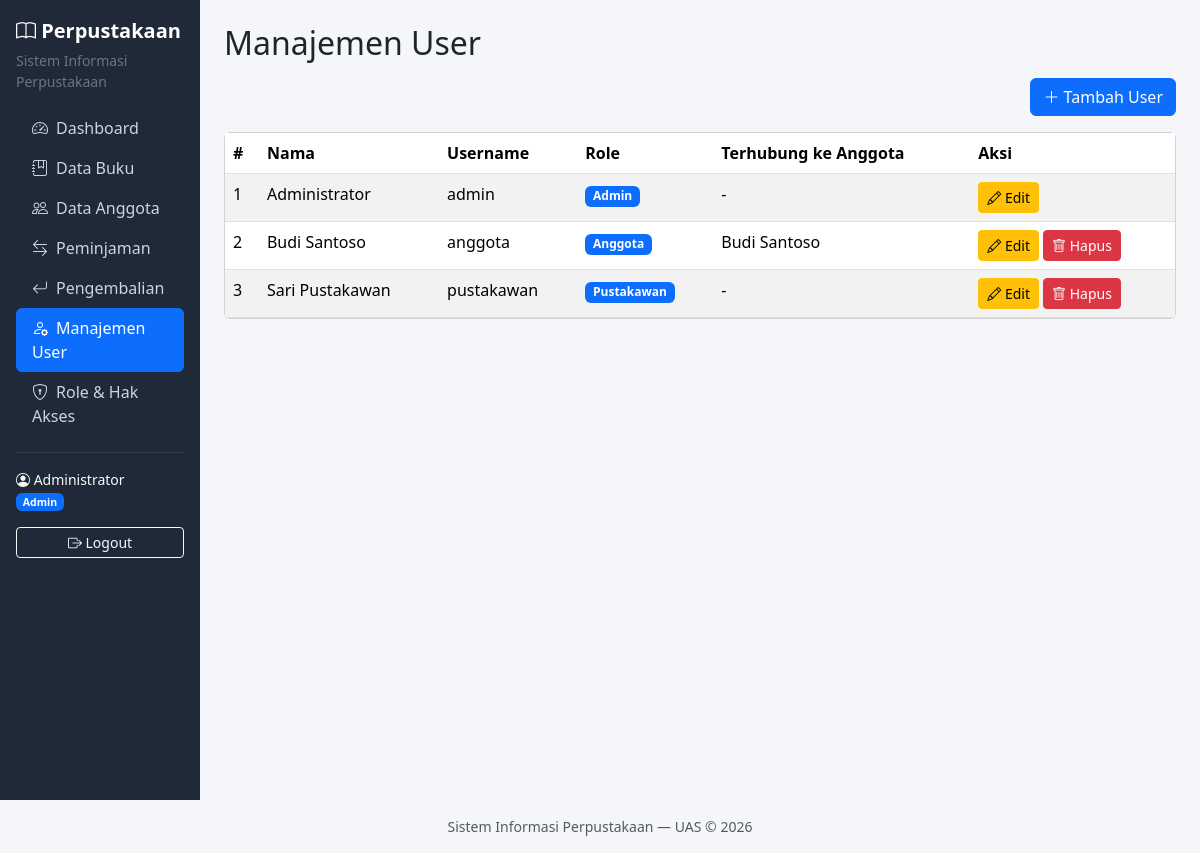
The app's page /source/users/index.php (signed in) with its own data.
### tables this page shows
CREATE TABLE IF NOT EXISTS users (
    id INT AUTO_INCREMENT PRIMARY KEY,
    name VARCHAR(100) NOT NULL,
    username VARCHAR(50) NOT NULL UNIQUE,
    password VARCHAR(255) NOT NULL,
    role_id INT NOT NULL,
    anggota_id INT NULL,
    created_at TIMESTAMP DEFAULT CURRENT_TIMESTAMP,
    FOREIGN KEY (role_id) REFERENCES roles (id),
    FOREIGN KEY (anggota_id) REFERENCES anggota (id) ON DELETE SET NULL
);

CREATE TABLE IF NOT EXISTS roles (
    id INT AUTO_INCREMENT PRIMARY KEY,
    name VARCHAR(50) NOT NULL UNIQUE,
    description VARCHAR(255) NULL
);

CREATE TABLE IF NOT EXISTS anggota (
    id INT AUTO_INCREMENT PRIMARY KEY,
    nomor_anggota VARCHAR(20) NOT NULL UNIQUE,
    nama VARCHAR(100) NOT NULL,
    telepon VARCHAR(20) NULL,
    alamat TEXT NULL,
    created_at TIMESTAMP DEFAULT CURRENT_TIMESTAMP
);

### source/includes/auth.php (called while the page is built, shortened)
<?php
function url($path)
{
    return BASE_PATH . $path;
}
function e($str)
{
    return htmlspecialchars((string) $str, ENT_QUOTES, 'UTF-8');
}
function currentUser()
{
    return $_SESSION['user'] ?? null;
}
function userPermissions(PDO $pdo)
{
    $user = currentUser();
    $stmt = $pdo->prepare(
        'SELECT p.name FROM permissions p
         JOIN role_permissions rp ON rp.permission_id = p.id
         WHERE rp.role_id = ?'
    );
    $stmt->execute([$user['role_id']]);
    return $stmt->fetchAll(PDO::FETCH_COLUMN);
}
function can(PDO $pdo, $permission)
{
    return in_array($permission, userPermissions($pdo), true);
}

### source/users/index.php (the view, shortened to what this page needs)
<?php
require __DIR__ . '/../config/database.php';
require __DIR__ . '/../includes/auth.php';
$title = 'Manajemen User';
$users = $pdo->query(
    'SELECT u.*, r.name AS role_name, a.nama AS nama_anggota
     FROM users u
     JOIN roles r ON r.id = u.role_id
     LEFT JOIN anggota a ON a.id = u.anggota_id
     ORDER BY u.name'
)->fetchAll();
require __DIR__ . '/../includes/header.php';
?>
<div class="mb-3 text-end">
    <a href="<?= url('/users/tambah.php') ?>" class="btn btn-primary"><i class="bi bi-plus-lg"></i> Tambah User</a>
</div>
<div class="card">
    <div class="card-body p-0">
        <table class="table table-striped table-hover mb-0">
            <thead><tr><th>#</th><th>Nama</th><th>Username</th><th>Role</th><th>Terhubung ke Anggota</th><th>Aksi</th></tr></thead>
            <tbody>
            <?php if (empty($users)): ?>
                <tr><td colspan="6" class="text-center text-muted py-3">Tidak ada data user.</td></tr>
            <?php else: ?>
                <?php foreach ($users as $i => $row): ?>
                <tr>
                    <td><?= $i + 1 ?></td>
                    <td><?= e($row['name']) ?></td>
                    <td><?= e($row['username']) ?></td>
                    <td><span class="badge bg-primary"><?= e($row['role_name']) ?></span></td>
                    <td><?= e($row['nama_anggota'] ?? '-') ?></td>
                    <td>
                        <a href="<?= url('/users/edit.php') ?>?id=<?= (int) $row['id'] ?>" class="btn btn-sm btn-warning"><i class="bi bi-pencil"></i> Edit</a>
                        <?php if ((int) $row['id'] !== (int) currentUser()['id']): ?>
                            <a href="<?= url('/users/hapus.php') ?>?id=<?= (int) $row['id'] ?>" class="btn btn-sm btn-danger"
                               onclick="return confirm('Hapus user &quot;<?= e($row['username']) ?>&quot;?')"><i class="bi bi-trash"></i> Hapus</a>
                        <?php endif; ?>
                    </td>
                </tr>
                <?php endforeach; ?>
            <?php endif; ?>
            </tbody>
        </table>
    </div>
</div>
<?php require __DIR__ . '/../includes/footer.php'; ?>

### source/includes/header.php (shortened to what this page needs)
<?php
$user = currentUser();
$uri = $_SERVER['REQUEST_URI'] ?? '';
function menuAktif($path, $uri)
{
    return strpos($uri, $path) === 0 ? 'active' : '';
}
?>
<!DOCTYPE html>
<html lang="id">
<head>
    <link href="https://cdn.jsdelivr.net/npm/bootstrap@5.3.3/dist/css/bootstrap.min.css" rel="stylesheet">
    <link href="https://cdn.jsdelivr.net/npm/bootstrap-icons@1.11.3/font/bootstrap-icons.min.css" rel="stylesheet">
</head>
<body>
<div class="container-fluid">
    <div class="row">
        <nav class="col-md-3 col-lg-2 d-md-block sidebar p-3">
            <div class="brand fs-5 mb-1"><i class="bi bi-book"></i> Perpustakaan</div>
            <div class="text-secondary small mb-3">Sistem Informasi Perpustakaan</div>
            <ul class="nav flex-column">
                <li class="nav-item">
                    <a class="nav-link <?= menuAktif(url('/dashboard.php'), $uri) ?>" href="<?= url('/dashboard.php') ?>"><i class="bi bi-speedometer2"></i>Dashboard</a>
                </li>
                <?php if (can($pdo, 'buku.view')): ?>
                <li class="nav-item">
                    <a class="nav-link <?= menuAktif(url('/buku/'), $uri) ?>" href="<?= url('/buku/index.php') ?>"><i class="bi bi-journal-bookmark"></i>Data Buku</a>
                </li>
                <?php endif; ?>
                <?php if (can($pdo, 'anggota.view')): ?>
                <li class="nav-item">
                    <a class="nav-link <?= menuAktif(url('/anggota/'), $uri) ?>" href="<?= url('/anggota/index.php') ?>"><i class="bi bi-people"></i>Data Anggota</a>
                </li>
                <?php endif; ?>
                <?php if (can($pdo, 'peminjaman.view')): ?>
                <li class="nav-item">
                    <a class="nav-link <?= menuAktif(url('/peminjaman/'), $uri) ?>" href="<?= url('/peminjaman/index.php') ?>"><i class="bi bi-arrow-left-right"></i>Peminjaman</a>
                </li>
                <?php endif; ?>
                <?php if (can($pdo, 'pengembalian.process')): ?>
                <li class="nav-item">
                    <a class="nav-link <?= menuAktif(url('/pengembalian/'), $uri) ?>" href="<?= url('/pengembalian/index.php') ?>"><i class="bi bi-arrow-return-left"></i>Pengembalian</a>
                </li>
                <?php endif; ?>
                <?php if (can($pdo, 'users.manage')): ?>
                <li class="nav-item">
                    <a class="nav-link <?= menuAktif(url('/users/'), $uri) ?>" href="<?= url('/users/index.php') ?>"><i class="bi bi-person-gear"></i>Manajemen User</a>
                </li>
                <?php endif; ?>
                <?php if (can($pdo, 'roles.manage')): ?>
                <li class="nav-item">
                    <a class="nav-link <?= menuAktif(url('/roles/'), $uri) ?>" href="<?= url('/roles/index.php') ?>"><i class="bi bi-shield-lock"></i>Role &amp; Hak Akses</a>
                </li>
                <?php endif; ?>
            </ul>
            <hr class="border-secondary">
            <div class="text-light small">
                <i class="bi bi-person-circle"></i> <?= e($user['name']) ?><br>
                <span class="badge bg-primary"><?= e($user['role_name']) ?></span>
            </div>
            <a href="<?= url('/logout.php') ?>" class="btn btn-outline-light btn-sm w-100 mt-3"><i class="bi bi-box-arrow-right"></i> Logout</a>
        </nav>
        <main class="col-md-9 ms-sm-auto col-lg-10 content">
            <h2 class="mb-3"><?= e($title ?? 'Dashboard') ?></h2>

### source/includes/header.php (style rules this page uses)
body { background-color: #f4f6f9; }
.sidebar { min-height: 100vh; background: #1f2937; }
.sidebar .nav-link { color: #cbd5e1; border-radius: .375rem; }
.sidebar .nav-link.active { background: #0d6efd; color: #fff; }
.sidebar .nav-link i { margin-right: .5rem; }
.sidebar .brand { color: #fff; font-weight: 700; }
.content { padding: 1.5rem; }

### records on screen
users: name "Administrator", username "admin", role.name "Admin", nama_anggota "-"
roles: name "Admin"
users: name "Budi Santoso", username "anggota", role.name "Anggota", anggota.nama "Budi Santoso"
users: name "Sari Pustakawan", username "pustakawan", role.name "Pustakawan", nama_anggota "-"

### other values on screen
$title "Manajemen User"
